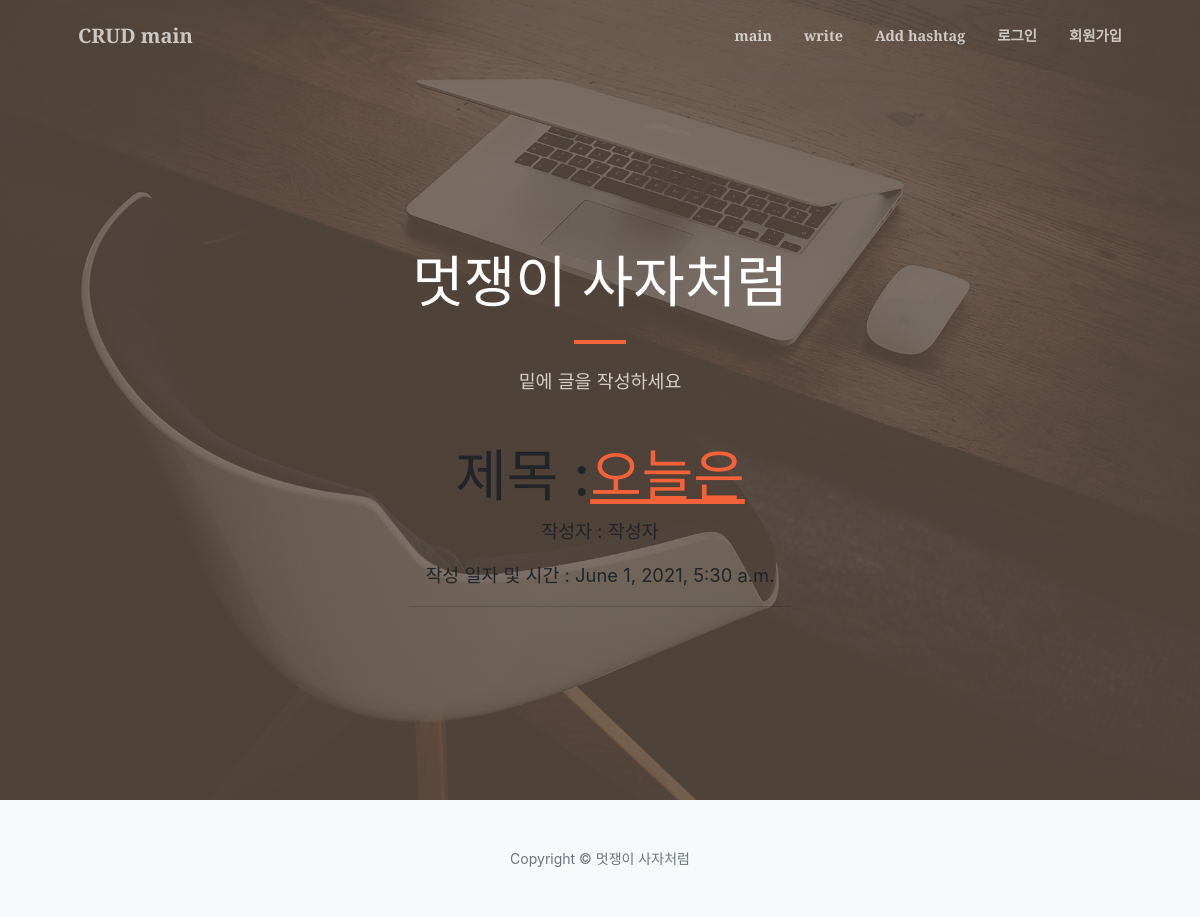
Page /blog/1/search/ on the earlier database version.
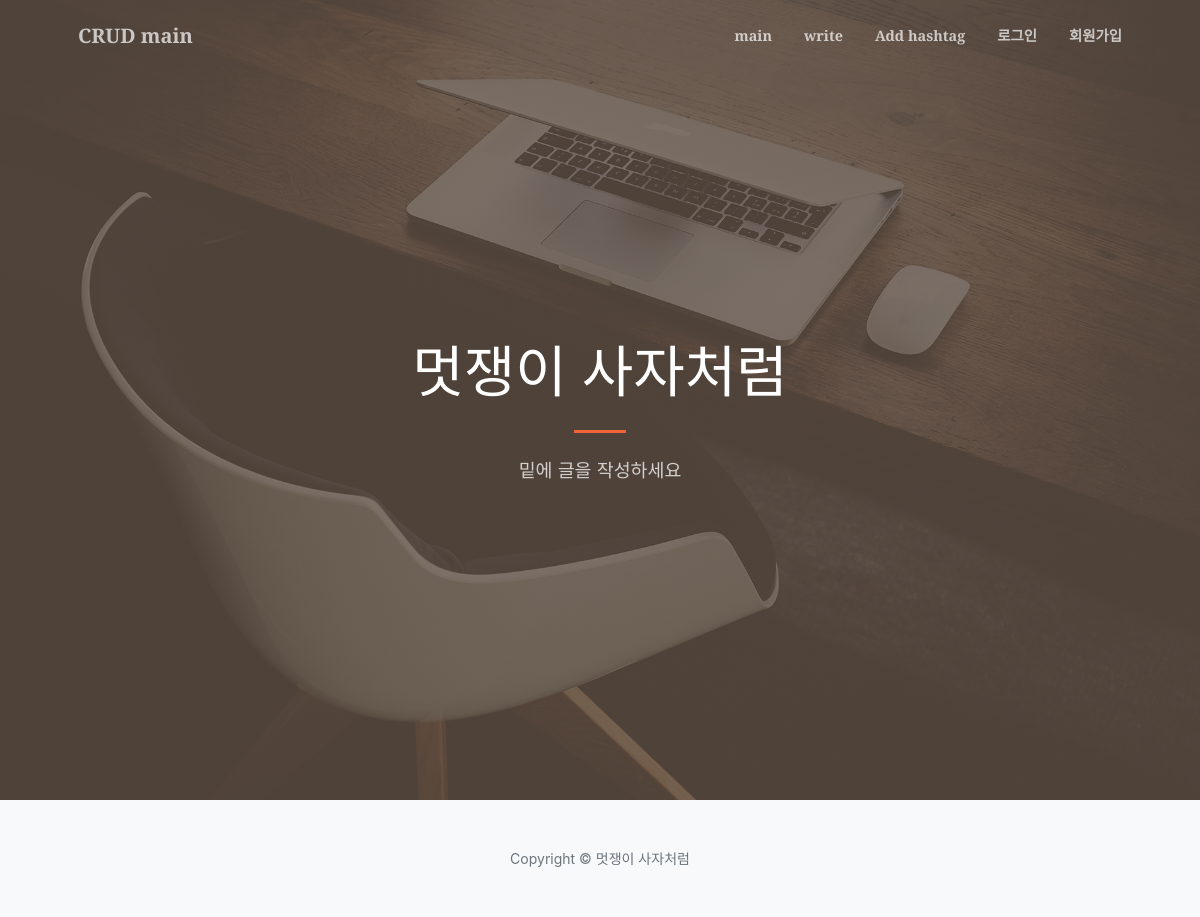
Same page on the later database version.
### blog/models.py (models this page shows, shortened)
class Blog(models.Model):
    title = models.CharField(max_length=200)
    writer = models.CharField(max_length=100, default='이름을 입력해주세요')
    pub_date = models.DateTimeField('date published')
    content = models.TextField()
    hashtags = models.ManyToManyField('Hashtag', blank=True)
    image = models.ImageField(upload_to='images/', blank=True)

### blog/views.py (the view)
# urls.py: path('blog/<int:hashtag_id>/search/', blog.views.search, name='search'),
def search(request, hashtag_id):
    hashtag = get_object_or_404(Hashtag, pk=hashtag_id)
    return render(request, 'blog/search.html', {'hashtag':hashtag})

### blog/templates/blog/search.html (shortened to what this page needs)
{% extends 'blog/base.html' %}
{% block bord %}
<div class="container">
  <div class="row">
    <div class="col-lg-8 col-md-10 mx-auto">
    {% for blog in hashtag.blog_set.all %}
      <div class="post-preview">
        <h1>제목 :<a href="{% url 'detail' blog.id %}">{{ blog.title }}</a></h1>
        <p>작성자 : {{ blog.writer }}</p>
        <p>작성 일자 및 시간 : {{ blog.pub_date }}</p>
      </div>
      <hr>
      {% endfor %}
    </div>
  </div>
</div>
{% endblock %}

Differences in the rows shown:
removed Blog: title "오늘은", writer "작성자", pub_date "June 1, 2021, 5:30 a.m."
